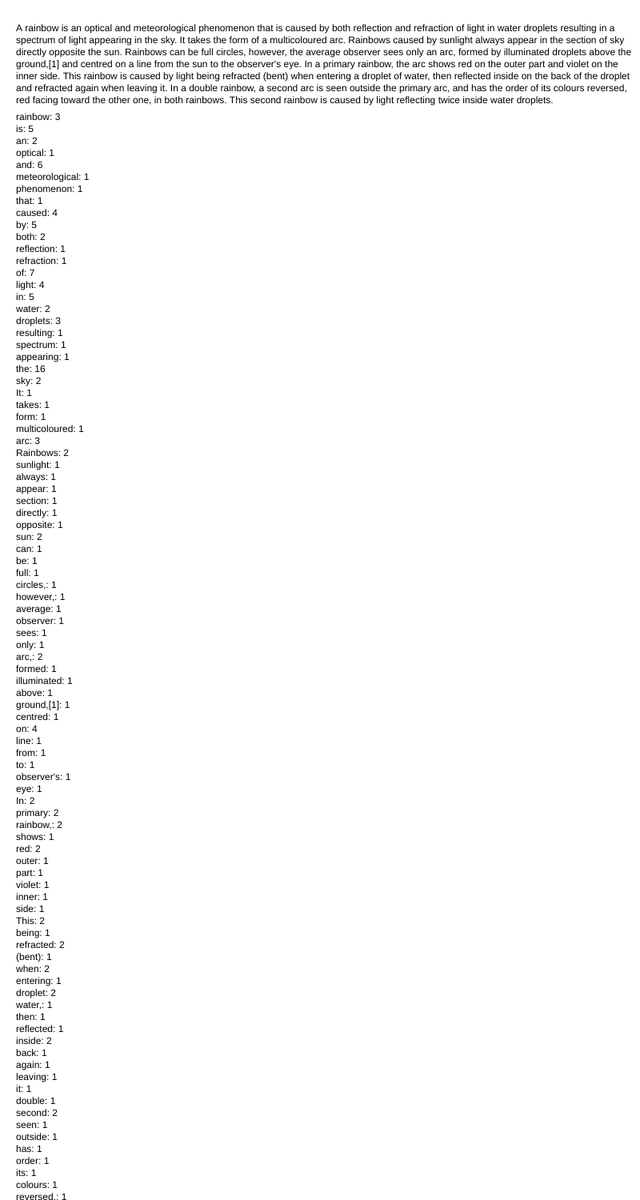
Frame 1 (no input)
Frame 2 (the mouse pressed at the canvas centre, redrawn once): identical to frame 1, image omitted

The p5.js sketch that drew this single still picture (run headless with seeded random() and noise() and a simulated clock; the mouse was pressed at the canvas centre and the sketch redrawn once):

// p5.js sketch
// ── sketch.js
var someText = "A rainbow is an optical and meteorological phenomenon that is caused by both reflection and refraction of light in water droplets resulting in a spectrum of light appearing in the sky. It takes the form of a multicoloured arc. Rainbows caused by sunlight always appear in the section of sky directly opposite the sun. Rainbows can be full circles, however, the average observer sees only an arc, formed by illuminated droplets above the ground,[1] and centred on a line from the sun to the observer's eye. In a primary rainbow, the arc shows red on the outer part and violet on the inner side. This rainbow is caused by light being refracted (bent) when entering a droplet of water, then reflected inside on the back of the droplet and refracted again when leaving it. In a double rainbow, a second arc is seen outside the primary arc, and has the order of its colours reversed, red facing toward the other one, in both rainbows. This second rainbow is caused by light reflecting twice inside water droplets.";

var wordFreq = {};

function setup() {
  createCanvas(800, 1500);
  noLoop();

  wordFreq = wordFreqency(someText);

  console.log(wordFreq);

}

function draw() {

  background(255);

  text(someText, 20, 30, width - 20);

  var keys = Object.keys(wordFreq);
  var lineHeight = 15;
  var startY = 150;
  for (var i = 0; i < keys.length; i++) {
    var key = keys[i];
    var y = startY + i * lineHeight;
    text(key + ': ' + wordFreq[key], 20, y);
  }

}

function wordFreqency(string) {
  var words = string.replace(/[.]/g, '').split(/\s/);
  var freqMap = {};
  words.forEach(function (w) {
    if ((/\w{2,}/.test(w))) {
      if (!freqMap[w]) {
        freqMap[w] = 0;
      }
      freqMap[w] += 1;
    }
  });

  return freqMap;
}
